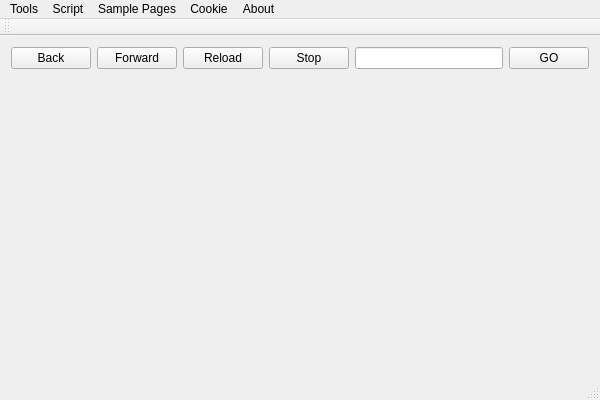
<?xml version="1.0" encoding="UTF-8"?>
<ui version="4.0">
 <class>SampleClass</class>
 <widget class="QMainWindow" name="SampleClass">
  <property name="geometry">
   <rect>
    <x>0</x>
    <y>0</y>
    <width>600</width>
    <height>400</height>
   </rect>
  </property>
  <property name="windowTitle">
   <string>QWebView2 Sample (https://github.com/winsoft666/)</string>
  </property>
  <widget class="QWidget" name="centralWidget">
   <layout class="QVBoxLayout" name="verticalLayout">
    <item>
     <layout class="QHBoxLayout" name="horizontalLayout">
      <item>
       <widget class="QPushButton" name="pushButtonBack">
        <property name="text">
         <string>Back</string>
        </property>
       </widget>
      </item>
      <item>
       <widget class="QPushButton" name="pushButtonForward">
        <property name="text">
         <string>Forward</string>
        </property>
       </widget>
      </item>
      <item>
       <widget class="QPushButton" name="pushButtonReload">
        <property name="text">
         <string>Reload</string>
        </property>
       </widget>
      </item>
      <item>
       <widget class="QPushButton" name="pushButtonStop">
        <property name="text">
         <string>Stop</string>
        </property>
       </widget>
      </item>
      <item>
       <widget class="QLineEdit" name="lineEditUrl">
        <property name="minimumSize">
         <size>
          <width>0</width>
          <height>22</height>
         </size>
        </property>
       </widget>
      </item>
      <item>
       <widget class="QPushButton" name="pushButtonGo">
        <property name="text">
         <string>GO</string>
        </property>
       </widget>
      </item>
     </layout>
    </item>
    <item>
     <widget class="QWebView2" name="widgetWebView2" native="true">
      <property name="sizePolicy">
       <sizepolicy hsizetype="Expanding" vsizetype="Expanding">
        <horstretch>0</horstretch>
        <verstretch>0</verstretch>
       </sizepolicy>
      </property>
     </widget>
    </item>
   </layout>
  </widget>
  <widget class="QMenuBar" name="menuBar">
   <property name="geometry">
    <rect>
     <x>0</x>
     <y>0</y>
     <width>600</width>
     <height>22</height>
    </rect>
   </property>
   <widget class="QMenu" name="menuOptions">
    <property name="title">
     <string>Tools</string>
    </property>
    <addaction name="actionOpenDevTools"/>
    <addaction name="actionMute"/>
    <addaction name="actionNewWindow"/>
    <addaction name="actionShowWebView2RuntimeVersion"/>
    <addaction name="actionShowPerformanceInformation"/>
    <addaction name="actionCrashBrowserProcess"/>
    <addaction name="actionCrashRenderProcess"/>
   </widget>
   <widget class="QMenu" name="menuScript">
    <property name="title">
     <string>Script</string>
    </property>
    <addaction name="actionOpenScriptCallNativeSmaple"/>
    <addaction name="actionOpenNonClientRegionSupportSample"/>
    <addaction name="separator"/>
    <addaction name="actionPostStringToWeb"/>
    <addaction name="actionPostJSONToWeb"/>
    <addaction name="actionExecuteScriptWithResult"/>
   </widget>
   <widget class="QMenu" name="menuOptions_2">
    <property name="title">
     <string>Cookie</string>
    </property>
    <addaction name="actionQueryAllCookies"/>
    <addaction name="actionClearCookies"/>
    <addaction name="actionAddTestCookie"/>
   </widget>
   <widget class="QMenu" name="menuAbout">
    <property name="title">
     <string>About</string>
    </property>
    <addaction name="actionAboutQt"/>
    <addaction name="actionAboutSourceCode"/>
    <addaction name="actionQWebView2Version"/>
   </widget>
   <widget class="QMenu" name="menuSample_Pages">
    <property name="title">
     <string>Sample Pages</string>
    </property>
    <addaction name="actionOpenMP4Sample"/>
    <addaction name="actionOpenFullscreenSample"/>
    <addaction name="actionOpenHotkeyListenSample"/>
   </widget>
   <addaction name="menuOptions"/>
   <addaction name="menuScript"/>
   <addaction name="menuSample_Pages"/>
   <addaction name="menuOptions_2"/>
   <addaction name="menuAbout"/>
  </widget>
  <widget class="QToolBar" name="mainToolBar">
   <attribute name="toolBarArea">
    <enum>TopToolBarArea</enum>
   </attribute>
   <attribute name="toolBarBreak">
    <bool>false</bool>
   </attribute>
  </widget>
  <widget class="QStatusBar" name="statusBar"/>
  <action name="actionOpenDevTools">
   <property name="text">
    <string>Open DevTools    (Ctrl + F12)</string>
   </property>
  </action>
  <action name="actionContextMenus">
   <property name="checkable">
    <bool>true</bool>
   </property>
   <property name="text">
    <string>Context Menus</string>
   </property>
  </action>
  <action name="actionNew_Window">
   <property name="text">
    <string>New Window</string>
   </property>
  </action>
  <action name="actionOpenScriptCallNativeSmaple">
   <property name="text">
    <string>Open ScriptCallNative Smaple</string>
   </property>
  </action>
  <action name="actionOpenNonClientRegionSupportSample">
   <property name="text">
    <string>Open NonClientRegionSupport Sample</string>
   </property>
  </action>
  <action name="actionCleanupUserDataFolder">
   <property name="checkable">
    <bool>true</bool>
   </property>
   <property name="text">
    <string>Cleanup User Data Folder</string>
   </property>
  </action>
  <action name="actionNewWindow">
   <property name="text">
    <string>Open Current URL With New Window</string>
   </property>
  </action>
  <action name="actionShowWebView2RuntimeVersion">
   <property name="text">
    <string>Show WebView2 Runtime Version</string>
   </property>
  </action>
  <action name="actionMute">
   <property name="checkable">
    <bool>true</bool>
   </property>
   <property name="text">
    <string>Mute</string>
   </property>
  </action>
  <action name="actionOpenFullscreenSample">
   <property name="text">
    <string>Open Fullscreen Sample</string>
   </property>
  </action>
  <action name="actionPostStringToWeb">
   <property name="text">
    <string>Post String to Web</string>
   </property>
  </action>
  <action name="actionPostJSONToWeb">
   <property name="text">
    <string>Post JSON to Web</string>
   </property>
  </action>
  <action name="actionExecuteScriptWithResult">
   <property name="text">
    <string>Execute Script with Result</string>
   </property>
  </action>
  <action name="actionAboutQt">
   <property name="text">
    <string>About Qt</string>
   </property>
  </action>
  <action name="actionQueryAllCookies">
   <property name="text">
    <string>Query All Cookies</string>
   </property>
  </action>
  <action name="actionClearCookies">
   <property name="text">
    <string>Clear Cookies</string>
   </property>
  </action>
  <action name="actionAddTestCookie">
   <property name="text">
    <string>Add Test Cookie</string>
   </property>
  </action>
  <action name="actionShowPerformanceInformation">
   <property name="text">
    <string>Show Performance Information</string>
   </property>
  </action>
  <action name="actionCrashBrowserProcess">
   <property name="text">
    <string>Crash Browser Process</string>
   </property>
  </action>
  <action name="actionCrashRenderProcess">
   <property name="text">
    <string>Crash Render Process</string>
   </property>
  </action>
  <action name="actionAboutSourceCode">
   <property name="text">
    <string>About Source Code</string>
   </property>
  </action>
  <action name="actionQWebView2Version">
   <property name="text">
    <string>QWebView2 Version</string>
   </property>
  </action>
  <action name="actionOpenMP4Sample">
   <property name="text">
    <string>Open MP4 Sample</string>
   </property>
  </action>
  <action name="actionOpenHotkeyListenSample">
   <property name="text">
    <string>Open Hotkey Listen Sample</string>
   </property>
  </action>
 </widget>
 <layoutdefault spacing="6" margin="11"/>
 <customwidgets>
  <customwidget>
   <class>QWebView2</class>
   <extends>QWidget</extends>
   <header>qwebview2.h</header>
   <container>1</container>
  </customwidget>
 </customwidgets>
 <resources>
  <include location="Sample.qrc"/>
 </resources>
 <connections/>
</ui>
